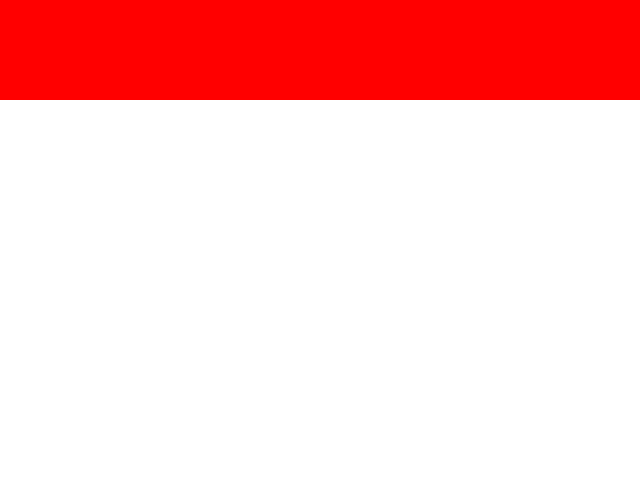
Frame 1 (no input)
Frame 60 (the mouse pressed at the canvas centre just before this capture): identical to frame 1, image omitted
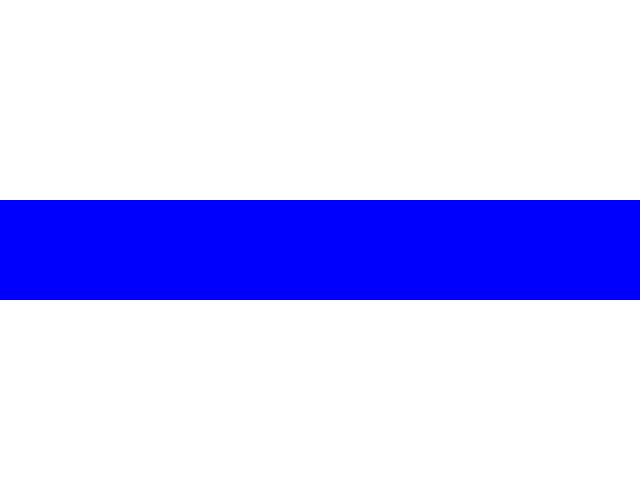
Frame 120 (the mouse held since frame 60 and released just before this capture)

The Processing sketch that drew these frames (run headless with seeded random() and noise(); from frame 60 on, the mouse is pressed at the canvas centre):

// Processing sketch: sketch_001
// ── sketch_001.pde
void setup(){
  size(640, 480);
  noStroke();
}

void draw(){
  background(255);
  
  int h = 100;
  int num = mouseY / h;
  
  switch (num){
    case 0:
      fill(255, 0, 0);
      break;
    case 1:
      fill(0, 255, 0);
      break;
    case 2:
      fill(0, 0, 255);
      break;
   default:
     fill(0);
     break;
  }
  
  rect(0, h * num, width, h);
}
